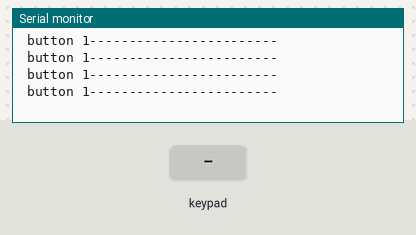
The sketch below on a simulated Arduino Uno, built with avr-gcc and run on an emulated ATmega328P. Shown: the last lines printed to the serial monitor. Wiring (inferred from the names in the program): 4×4 keypad: rows pin 5, pin 6, pin 7, pin 8; columns pin 9, pin 10, pin 11, pin 12. Inputs (shaded band) come from the test bench.

Above: at 1.2 s.
1.3 s: keypad keys 1 2 pressed 0.4 s apart
At 2.01 s:
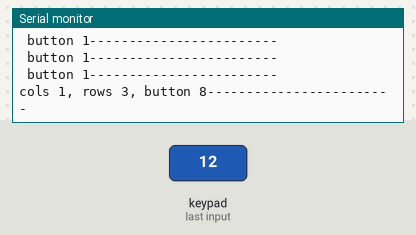
3.6 s: key '1' pressed
At 3.81 s:
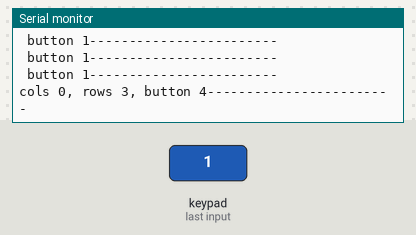
5.1 s: key '3' pressed
At 5.31 s:
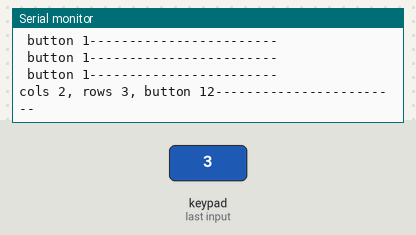
6.6 s: keypad keys 1 2 A pressed 0.4 s apart
At 7.72 s:
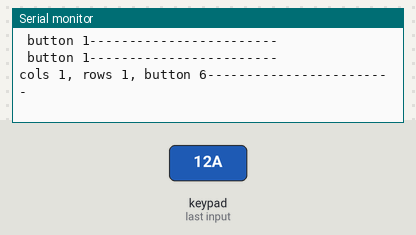
Timing chart, 0 to 9.6 s (numbered marks = the images above; inputs shaded):
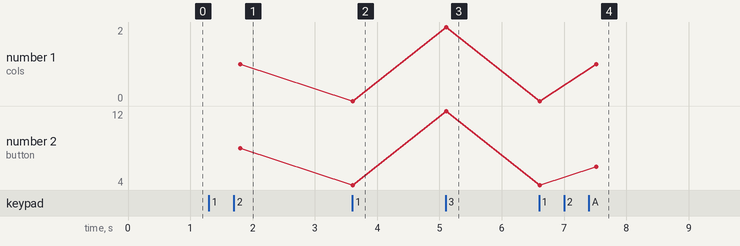

Measured:
- after the input at 1.3 s, the serial monitor: prints a new line after 0.50 s (image 1)
- after the input at 3.6 s, the serial monitor: prints a new line at once (image 2)
- after the input at 5.1 s, the serial monitor: prints a new line at once (image 3)
- after the input at 6.6 s, the serial monitor: prints a new line after 0.91 s (image 4)
- plotted number 1: 1 → 0 after the input at 3.6 s, 0 → 2 after the input at 5.1 s
- plotted number 2: 8 → 4 after the input at 3.6 s, 4 → 12 after the input at 5.1 s, 12 → 6 after the input at 6.6 s

The sketch:

Engine_control_keypad.ino
```cpp
int keys[4][4] = {{1, 2, 3, 4}, {5, 6, 7, 8}, {9, 10, 11, 12}, {13, 14, 15, 16}};
byte rows[] = {8,7,6,5}; //{15, 14, 13, 12};
byte cols[] =  {9, 10, 11, 12};//{16, 17, 18, 19};
byte arr[4][4];


void setup() {
  // put your setup code here, to run once:
  Serial.begin(9600);
}

void loop() {
  // put your main code here, to run repeatedly:
  //Serial.println(read_keypad());
  //Serial.print(read_keypad());
  read_keypad();
  //print_arr();
  Serial.println("------------------------");
  delay(300);
}

int read_keypad() {
  int a = 0, b = 0;
  for (int i = 0; i < 4; i++) {
    pinMode(rows[i], OUTPUT);
    pinMode(cols[i], INPUT_PULLUP);
    digitalWrite(rows[i], LOW);
  }
  for (int i = 0; i < 4; i++) {
    if (!digitalRead(cols[i])) {
      Serial.print ("cols ");
      Serial.print (i);
      Serial.print (",");
      a = i;
    }
  }

  for (int i = 0; i < 4; i++) {
    pinMode(cols[i], OUTPUT);
    pinMode(rows[i], INPUT_PULLUP);
    digitalWrite(cols[i], LOW);
  }
  for (int i = 0; i < 4; i++) {
    if (!digitalRead(rows[i])) {
      Serial.print (" rows ");
      Serial.print (i);
      Serial.print (",");
      b = i;
    }
  }
  Serial.print (" button ");
  Serial.print (keys[a][b]);

  /*

  */

  /*
    for (int i = 0; i < 4; i++) {
      pinMode(cols[i], OUTPUT);
      pinMode(rows[i], INPUT_PULLUP);
      digitalWrite(cols[i], HIGH);
    }
    for (int i = 0; i < 4; i++) {
      digitalWrite(cols[i], LOW);
      delay(5);
      for (int j = 0; j < 4; j++) {
        if (!digitalRead(rows[j])) {
          digitalWrite(cols[i], LOW);
          Serial.print (keys[i][j]);
          Serial.print (",");
        }
        delay(5);
      }
      digitalWrite(cols[i], HIGH);
      delay(5);
    }
  */
  //return -1;
}

void read_keypad2() {
  for (int i = 0; i < 4; i++) {
    pinMode(rows[i], OUTPUT);
    pinMode(cols[i], INPUT_PULLUP);
    digitalWrite(rows[i], LOW);
  }
  for (int i = 0; i < 4; i++) {
    digitalWrite(rows[i], LOW);
    delay(5);
    for (int j = 0; j < 4; j++) {
      if (!digitalRead(cols[j])) {
        digitalWrite(rows[i], LOW);
        Serial.print (keys[i][j]);
        Serial.print (",");
      }
      delay(5);
    }
    digitalWrite(rows[i], HIGH);
    delay(5);
  }
}


void read_keypad_arr() {
  for (int i = 0; i < 4; i++) {
    digitalWrite(rows[i], LOW);
    delay(5);
    for (int j = 0; j < 4; j++) {
      arr[i][j] = !digitalRead(cols[j]);
      delay(5);
    }
    digitalWrite(rows[i], HIGH);
    delay(5);

  }
  //return -1;
}

void print_arr() {
  for (int i = 0; i < 4; i++) {
    for (int j = 0; j < 4; j++) {
      Serial.print(arr[i][j]);
      Serial.print(",");
    }
    Serial.println("");
  }
}
```
